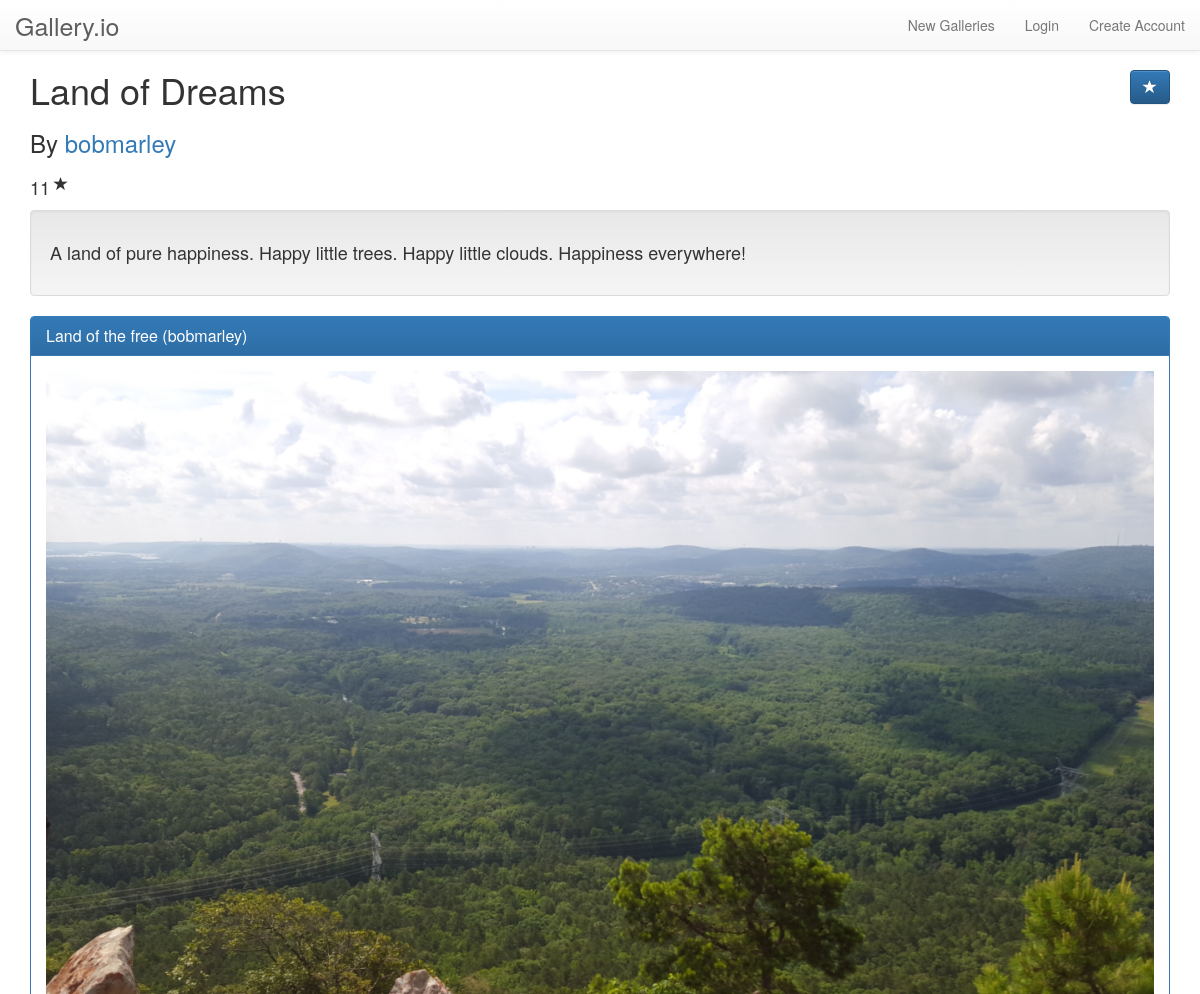
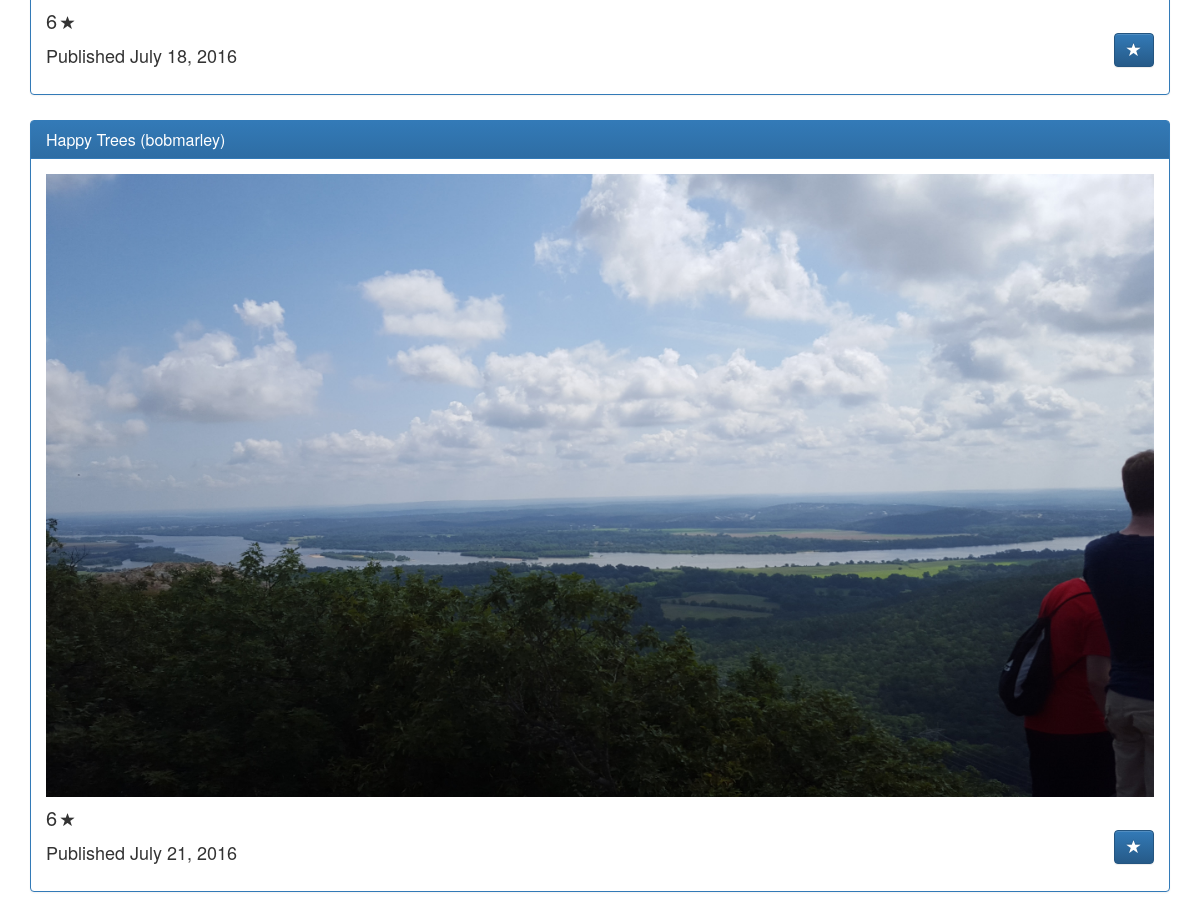
Page /gallery/2/ on the committed database (2 pictures, top to bottom).
### showcase/models.py (models this page shows, shortened)
class Gallery(models.Model):
    name = models.CharField(max_length=200, default='')
    artist = models.ForeignKey('ArtistProfile', on_delete=models.CASCADE)
    pub_date = models.DateField('date published', default=timezone.now)
    description = models.TextField(max_length=1000, default='')
    rating = models.IntegerField(default=0)

class ArtistProfile(models.Model):
    user = models.OneToOneField(User)
    avatar = models.ImageField(default='/art/placeholder.jpg')
    join_date = models.DateField('date joined', default=timezone.now)
    bio = models.TextField(max_length=250, default='')
    def __str__(self):
        return self.user.username

class ArtPiece(models.Model):
    title = models.CharField(max_length=200)
    pub_date = models.DateField('date published', default=timezone.now)
    image = models.ImageField()
    artist = models.ForeignKey('ArtistProfile', on_delete=models.CASCADE)
    gallery = models.ForeignKey('Gallery', on_delete=models.CASCADE)
    stars = models.IntegerField(default=0)
    description = models.TextField(max_length=1000, default='')

### showcase/views.py (the view)
# urls.py: url(r'^gallery/(?P<gallery_id>[0-9]+)/$', views.gallery, name='gallery'),
def gallery(request, gallery_id):
    gallery = get_object_or_404(Gallery, pk=gallery_id)
    context = {
        'gallery': gallery,
        'title': gallery.name,
        'stars_range': range(int(gallery.rating)),
    }
    return render(request, 'showcase/gallery.html', context)

### showcase/templates/showcase/gallery.html (shortened to what this page needs)
{% extends "showcase/base.html" %}
{% block content %}
  <div class="gallery">
    <h1 class="gallery-title">
      {{ gallery.name }}
      <form id="rate-form" action="{% url 'showcase:star_gallery' gallery.id %}" method="post" class="rate-form">
        <button type="submit" class="btn btn-primary pull-right" id="starBtn" value="star">
            <span class="glyphicon glyphicon-star" aria-hidden="true"></span>
        </button>
      </form>
    </h1>
    <h3>By <a href="{% url 'showcase:portfolio' gallery.artist.user.username %}">{{ gallery.artist }}</a></h3>
    <div class="gallery-rating">
        <h4>{{ gallery.rating }}</h4>
        <span class="glyphicon glyphicon-star" aria-hidden="true"></span>
    </div>
    {% if gallery.description %}
      <div class="well">
        <p class="gallery-description">
          {{ gallery.description }}
        </p>
      </div>
    {% endif %}
    {% for image in gallery.artpiece_set.all %}
      <div class="panel panel-primary gallery-item">
        <div class="panel-heading">
          <h2 class="panel-title">{{ image.title }} ({{ image.artist }})</h2>
        </div>
        <div class="panel-body">
          <a href="{% url 'showcase:art' image.id %}">
            <img src="{{ image.image.url }}" alt="{{ image.title }}" class="img-responsive"/>
          </a>
          <div class="art-rating">
              <h4>{{ image.stars }}</h4>
              <span class="glyphicon glyphicon-star" aria-hidden="true"></span>
          </div>
          <form id="rate-form" action="{% url 'showcase:star_art' image.id %}" method="post" class="rate-form rate-form-embedded">
            <button type="submit" class="btn btn-primary pull-right" id="starBtn" value="star">
              <span class="glyphicon glyphicon-star" aria-hidden="true"></span>
            </button>
          </form>
          <p class="pub-date">Published {{ image.pub_date }}</p>
        </div>
      </div>
    {% endfor %}
  </div>
{% endblock content %}

### showcase/templates/showcase/base.html (shortened to what this page needs)
{% load staticfiles %}
<!DOCTYPE html>
<head lang="en">
  {% include "showcase/bootstrap.html" %}
  <link rel="stylesheet" type="text/css" href="{% static 'showcase/style.css' %}" />
</head>
<body>
  {% include "showcase/navigation.html" %}
  <div class="container">
    <div id="content">
      <div class="starter-template">
        {% block content %}
        {% endblock content %}
      </div>
    </div>
  </div>
</body>
</html>

### showcase/templates/showcase/bootstrap.html (shortened to what this page needs)
<link rel="stylesheet" href="https://maxcdn.bootstrapcdn.com/bootstrap/3.3.6/css/bootstrap.min.css">
<link rel="stylesheet" href="https://maxcdn.bootstrapcdn.com/bootstrap/3.3.6/css/bootstrap-theme.min.css">

### showcase/templates/showcase/navigation.html
<nav class="navbar navbar-default navbar-fixed-top">
  <div class="container-fluid">
    <div class="navbar-header">
      <a class="navbar-brand" href="/">Gallery.io</a>
    </div>
    <div id="navbar" class="collapse navbar-collapse">
      <ul class="nav navbar-nav navbar-right">
        <li><a href="/">New Galleries</a></li>
        {% if user.is_authenticated %}
        <li><a href="/logout">Logout</a></li>
        {% else %}
        <li><a href="/login">Login</a></li>
        <li><a href="/register">Create Account</a></li>
        {% endif %}
      </ul>
    </div>
  </div>
</nav>

### showcase/static/showcase/style.css (style rules this page uses)
#content { margin-top: 70px; }
.gallery-description { font-size: 18px; vertical-align: middle; padding-top: 10px; }
.gallery h3 { margin-bottom: 20px; }
.gallery-item h4 { font-size: 20px; text-align: center; }
.gallery-item { margin-bottom: 25px; }
.gallery-title * { display: inline; }
.gallery-title form { text-align: right; }
.gallery-rating { vertical-align: middle; padding-bottom: 10px; }
.gallery-rating span { margin-bottom: 10px; vertical-align: middle; }
.gallery-rating h4 { text-align: left; display: inline; vertical-align: middle; }
.art-rating { margin-top: 10px; }
.art-rating h4 { display: inline; text-align: left; }
.rate-form-embedded { text-align: right; }
.pub-date { padding-top: 10px; font-size: 18px; }
.navbar-brand { font-size: 25px; }
body { padding-bottom: 50px; }

### rows in the picture
Gallery: name "Land of Dreams", artist "bobmarley", rating "11", description "A land of pure happiness. Happy little trees. Happy little clouds. Happiness everywhere!"
ArtPiece: title "Land of the free", artist "bobmarley", image (picture), stars "6", pub_date "July 18, 2016"
ArtPiece: title "Happy Trees", artist "bobmarley", image (picture), stars "6", pub_date "July 21, 2016"
